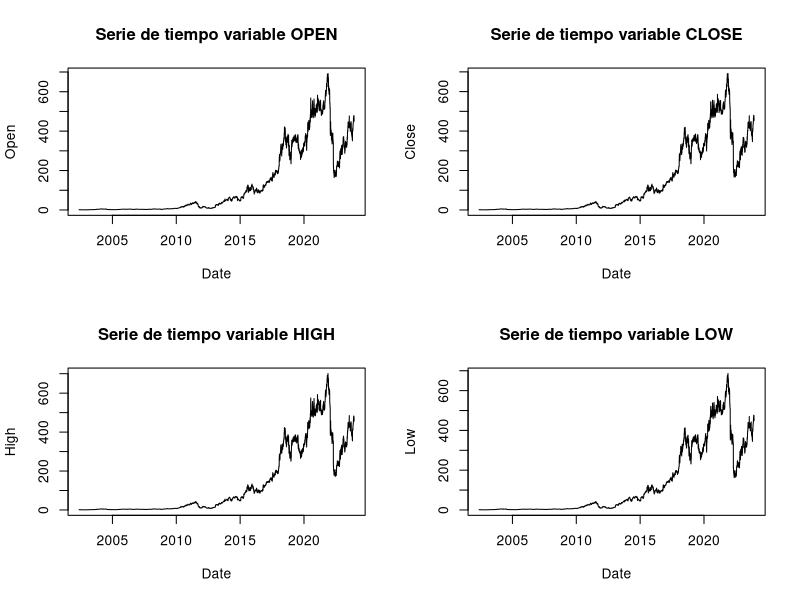

Source code (R):
# Trabajo Series de Tiempo
# Serie: Precio de acciones de Netflix
# Características: 
# - Mediciones diarias (días laborales lun-vie)
# - Precio de la acción medido en dolarés 

# Grupo 2
# Script elborado por Sebastian Gil 


# Librerías y directorio ----
library(readxl)
library(readr)


setwd("C:/Users/HP/Downloads")

# Importanción y reconocimiento de la base ----
data <- read_csv("NFLX.csv")

colnames(data)
head(data)

summary(data)

D1 <- data #  Filtral desde el año 2010
summary(D1)

attach(D1)
par(mfrow = c(2,2))
plot(x = Date , y = Open ,type = "l", main = 'Serie de tiempo variable OPEN')
plot(x = Date , y = Close , type = "l", main = 'Serie de tiempo variable CLOSE')
plot(x = Date , y = High , type = "l", main = 'Serie de tiempo variable HIGH')
plot(x = Date , y = Low , type = "l", main = 'Serie de tiempo variable LOW')

# Análisis descriptivo y exploratorio de la serie

#ñalskdjfñalskdjf asdf -asd gaboksjdfhaklsjhdf
# felkajsdlkfj